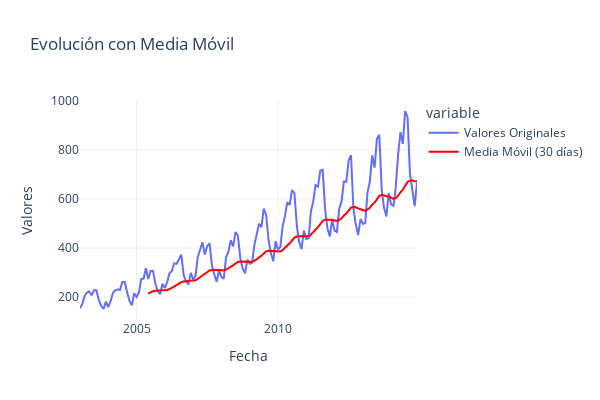

The cell this chart's notebook holds for it:
### Markdown cell above
# Sobre los datos
- No son estacionarios, por lo tanto tienen tendencia
- Parecen tener estacionalidad

### Code cell
explorar.graficar_media_movil()

### Figure 1 — Plotly figure (JSON) as saved in the notebook; plotly's stock layout.template omitted (floating-point values rounded to 4 significant figures; data arrays with more than 128 entries replaced by an {"elided": "..."} marker saying what was removed)
{"data": [{"hovertemplate": "variable=Number_Trucks_Sold<br>Fecha=%{x}<br>value=%{y}<extra></extra>", "legendgroup": "Number_Trucks_Sold", "line": {"color": "#636efa", "dash": "solid"}, "marker": {"symbol": "circle"}, "mode": "lines", "name": "Valores Originales", "orientation": "v", "showlegend": true, "type": "scatter", "x": {"elided": "144 str values"}, "xaxis": "x", "y": {"elided": "144 int values"}, "yaxis": "y"}, {"hovertemplate": "variable=rolling_window<br>Fecha=%{x}<br>value=%{y}<extra></extra>", "legendgroup": "rolling_window", "line": {"color": "red", "dash": "solid"}, "marker": {"symbol": "circle"}, "mode": "lines", "name": "Media Móvil (30 días)", "orientation": "v", "showlegend": true, "type": "scatter", "x": {"elided": "144 str values"}, "xaxis": "x", "y": {"elided": "144 float values"}, "yaxis": "y"}], "layout": {"height": 400, "legend": {"title": {"text": "variable"}, "tracegroupgap": 0}, "title": {"text": "Evolución con Media Móvil"}, "width": 600, "xaxis": {"anchor": "y", "domain": [0, 1], "title": {"text": "Fecha"}}, "yaxis": {"anchor": "x", "domain": [0, 1], "title": {"text": "Valores"}}}}
